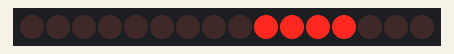
The sketch below on a simulated Arduino Uno, built with avr-gcc and run on an emulated ATmega328P. Parts: 16 shift-register outputs drawn as a row of LEDs (first output left, lit = HIGH). Wiring (inferred from the names in the program): 2 × shift register (74HC595): data pin 11; shift clock pin 12; latch pin 8. Wiring (inferred from the signals the program sends): row of LEDs: on Q0, Q1, Q2, Q3, Q4, Q5, Q6, Q7, Q8, Q9, Q10, Q11, Q12, Q13, Q14, Q15.

Above: at 0.1 s.
At 4.1 s:
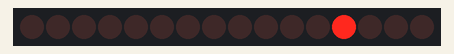
At 9.0 s:
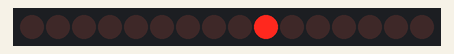
At 14.5 s:
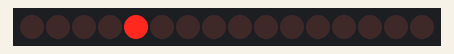
At 20.0 s:
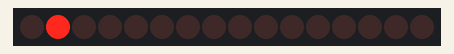
At 36.4 s:
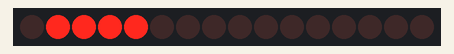
Timing chart, 0 to 37.9 s (numbered marks = the images above):
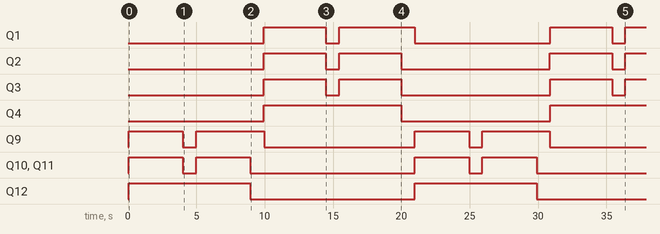

Measured:
- by itself, Q1: goes HIGH 4.5 s, LOW 0.98 s, HIGH 5.5 s, LOW 9.9 s, HIGH 4.5 s, LOW 0.98 s, then HIGH
- by itself, Q2: goes HIGH 4.5 s, LOW 0.98 s, HIGH 4.5 s, LOW 10.9 s, HIGH 4.6 s, LOW 0.98 s, then HIGH
- by itself, Q3: goes HIGH 4.5 s, LOW 0.98 s, HIGH 4.5 s, LOW 10.9 s, HIGH 4.5 s, LOW 0.98 s, then HIGH
- by itself, Q4: LOW → HIGH at 9.9 s, → LOW 10.1 s later, → HIGH 10.9 s later
- by itself, Q9: LOW → HIGH at 0.04 s, → LOW 4.0 s later, → HIGH 0.96 s later, → LOW 5.0 s later, … (8 changes in this stretch)
- by itself, Q10, Q11: LOW → HIGH at 0.04 s, → LOW 4.0 s later, → HIGH 0.96 s later, → LOW 4.0 s later, … (8 changes in this stretch)
- by itself, Q12: alternates HIGH for 8.9 s and LOW for 12.0 s

The sketch:

stepper_2xiang_4wire_shift_register.ino
```cpp
// This Arduino example demonstrates bidirectional operation of a
// 28BYJ-48, using a ULN2003 interface board to drive the stepper.
// The 28BYJ-48 motor is a 4-phase, 8-beat motor, geared down by
// a factor of 68. One bipolar winding is on motor pins 1 & 3 and
// the other on motor pins 2 & 4. The step angle is 5.625/64 and the
// operating Frequency is 100pps. Current draw is 92mA.
////////////////////////////////////////////////

//declare variables for the motor pins
int motorPin1 = 0;  // A+ // Blue   - 28BYJ48 pin 1
int motorPin2 =5;// B+ 9;    // Pink   - 28BYJ48 pin 2
int motorPin3 =6; // A- 10;    // Yellow - 28BYJ48 pin 3
int motorPin4 = 7; //B-   // Orange - 28BYJ48 pin 4
                        // Red    - 28BYJ48 pin 5 (VCC)
//700, 800
int motorSpeed =2000; //1200;  //variable to set stepper speed // if it 4 steps enlarge the number. 8 steps change it to smaller value

//Pin connected to latch pin (ST_CP) of 74HC595
const int latchPin = 8;
//Pin connected to clock pin (SH_CP) of 74HC595
const int clockPin = 12;
////Pin connected to Data in (DS) of 74HC595
const int dataPin = 11;

//////////////////////////////////////////////////////////////////////////////
void setup() {

  pinMode(latchPin, OUTPUT);
  pinMode(dataPin, OUTPUT);
  pinMode(clockPin, OUTPUT);
  Serial.begin(9600);
}

//////////////////////////////////////////////////////////////////////////////
void loop(){
    goSteps(256, false, 1, 2, 3, 4, 2, 2);
    delay(1000);
    goSteps(-256, false, 1, 2, 3, 4, 2, 2);
    delay(1000);
    goSteps(512, true, 1, 2, 3, 4, 1, 2);
    delay(1000);
    goSteps(-512, true, 1, 2, 3, 4, 1, 2);
    delay(1000);
}


void goOnePulse(int value)
{
 // take the latchPin low so
    // the LEDs don't change while you're sending in bits:
    digitalWrite(latchPin, LOW);
    // shift out the bits:
    shiftOut(dataPin, clockPin, MSBFIRST, value);
    //shiftOut(dataPin, clockPin, LSBFIRST, value);

    //take the latch pin high so the LEDs will light up:
    digitalWrite(latchPin, HIGH);
    // pause before next value:
    //delay(500);
}

void goOnePulse(int value, int shiftSequence, int totalShift)
{
    // take the latchPin low so
    // the LEDs don't change while you're sending in bits:
    digitalWrite(latchPin, LOW);
    // shift out the bits:
    if(totalShift==2)
    {
      if(shiftSequence==1)
      {
         shiftOut(dataPin, clockPin, MSBFIRST, 0);  //second shift
         shiftOut(dataPin, clockPin, MSBFIRST, value);  //first shift
      }
      else
      {
         shiftOut(dataPin, clockPin, MSBFIRST, value);  //second shift
         shiftOut(dataPin, clockPin, MSBFIRST, 0);  //first shift
      }
    }
    else
    {
          shiftOut(dataPin, clockPin, MSBFIRST, value);
    }
    //take the latch pin high so the LEDs will light up:
    digitalWrite(latchPin, HIGH);
    // pause before next value:
    //delay(500);
}

//pin1 is A+, pin2 is B+, pin3 is A-, pin4 is B-
void goSteps(int steps, bool n4or8, int pin1, int pin2, int pin3, int pin4)
{
  goSteps(steps, n4or8, pin1, pin2, pin3, pin4, 1, 1);
}

//pin1 is A+, pin2 is B+, pin3 is A-, pin4 is B-, first shift(connected to arduino) register is 1 for shiftsequence.
void goSteps(int steps, bool n4or8, int pin1, int pin2, int pin3, int pin4, int shiftSequence, int totalShift) //4or8 true is 4, false is 8
{
  if(steps>0)
  {
    if(n4or8)
    {
      for(int icount=0; icount<steps; icount++)
      {
       goOnePulse( 1<<pin1, shiftSequence, totalShift);
         delayMicroseconds(motorSpeed);
        goOnePulse( 1<<pin2, shiftSequence, totalShift);
         delayMicroseconds(motorSpeed);
         goOnePulse( 1<<pin3, shiftSequence, totalShift);
         delayMicroseconds(motorSpeed);
        goOnePulse( 1<<pin4, shiftSequence, totalShift);
         delayMicroseconds(motorSpeed);
        //shiftOut(dataPin, clockPin, LSBFIRST, value);
        //take the latch pin high so the LEDs will light up:
        digitalWrite(latchPin, HIGH);
        // pause before next value:
        //delay(500);
      }
    }
    else
    {
      for(int icount=0; icount<steps; icount++)
      {
         goOnePulse( 1<<pin1, shiftSequence, totalShift);
         delayMicroseconds(motorSpeed);
         goOnePulse( 1<<pin1 |  1<<pin2, shiftSequence, totalShift);
         delayMicroseconds(motorSpeed);
         goOnePulse( 1<<pin2, shiftSequence, totalShift);
         delayMicroseconds(motorSpeed);
         goOnePulse( 1<<pin2 |  1<<pin3, shiftSequence, totalShift);
         delayMicroseconds(motorSpeed);
         goOnePulse( 1<<pin3, shiftSequence, totalShift);
         delayMicroseconds(motorSpeed);
         goOnePulse( 1<<pin3 |  1<<pin4, shiftSequence, totalShift);
         delayMicroseconds(motorSpeed);
         goOnePulse( 1<<pin4, shiftSequence, totalShift);
         delayMicroseconds(motorSpeed);
        //shiftOut(dataPin, clockPin, LSBFIRST, value);

        //take the latch pin high so the LEDs will light up:
        digitalWrite(latchPin, HIGH);
        // pause before next value:
        //delay(500);
      }
    }
  }
  else //negative
  {
    if(n4or8)
    {
      for(int icount=0; icount>steps; icount--)
      {
         goOnePulse( 1<<pin4, shiftSequence, totalShift);
         delayMicroseconds(motorSpeed);
        goOnePulse( 1<<pin3, shiftSequence, totalShift);
         delayMicroseconds(motorSpeed);
         goOnePulse( 1<<pin2, shiftSequence, totalShift);
         delayMicroseconds(motorSpeed);
        goOnePulse( 1<<pin1, shiftSequence, totalShift);
         delayMicroseconds(motorSpeed);
        //shiftOut(dataPin, clockPin, LSBFIRST, value);
        //take the latch pin high so the LEDs will light up:
        digitalWrite(latchPin, HIGH);
        // pause before next value:
        //delay(500);
      }
    }
    else
    {
      for(int icount=0; icount>steps; icount--)
      {
         goOnePulse( 1<<pin4, shiftSequence, totalShift);
         delayMicroseconds(motorSpeed);
         goOnePulse( 1<<pin4 |  1<<pin3, shiftSequence, totalShift);
         delayMicroseconds(motorSpeed);
         goOnePulse( 1<<pin3, shiftSequence, totalShift);
         delayMicroseconds(motorSpeed);
         goOnePulse( 1<<pin2 |  1<<pin3, shiftSequence, totalShift);
         delayMicroseconds(motorSpeed);
         goOnePulse( 1<<pin2, shiftSequence, totalShift);
         delayMicroseconds(motorSpeed);
         goOnePulse( 1<<pin2 |  1<<pin1, shiftSequence, totalShift);
         delayMicroseconds(motorSpeed);
         goOnePulse( 1<<pin1, shiftSequence, totalShift);
         delayMicroseconds(motorSpeed);
        //shiftOut(dataPin, clockPin, LSBFIRST, value);

        //take the latch pin high so the LEDs will light up:
        digitalWrite(latchPin, HIGH);
        // pause before next value:
        //delay(500);
      }
    }
  }
}
```
